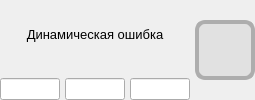
                  <widget class="QWidget" name="widget_crossingLimits_dynamicError" native="true">
                   <property name="sizePolicy">
                    <sizepolicy hsizetype="Maximum" vsizetype="Maximum">
                     <horstretch>0</horstretch>
                     <verstretch>0</verstretch>
                    </sizepolicy>
                   </property>
                   <layout class="QHBoxLayout" name="horizontalLayout_35">
                    <property name="spacing">
                     <number>5</number>
                    </property>
                    <property name="leftMargin">
                     <number>0</number>
                    </property>
                    <property name="topMargin">
                     <number>0</number>
                    </property>
                    <property name="rightMargin">
                     <number>0</number>
                    </property>
                    <property name="bottomMargin">
                     <number>0</number>
                    </property>
                    <item>
                     <widget class="QWidget" name="widget_crossingLimits_dynamicError_control" native="true">
                      <property name="sizePolicy">
                       <sizepolicy hsizetype="Maximum" vsizetype="Preferred">
                        <horstretch>0</horstretch>
                        <verstretch>0</verstretch>
                       </sizepolicy>
                      </property>
                      <layout class="QVBoxLayout" name="verticalLayout_49">
                       <property name="spacing">
                        <number>10</number>
                       </property>
                       <property name="leftMargin">
                        <number>0</number>
                       </property>
                       <property name="topMargin">
                        <number>0</number>
                       </property>
                       <property name="rightMargin">
                        <number>0</number>
                       </property>
                       <property name="bottomMargin">
                        <number>0</number>
                       </property>
                       <item>
                        <widget class="QLabel" name="label_crossingLimits_dynamicError">
                         <property name="sizePolicy">
                          <sizepolicy hsizetype="Preferred" vsizetype="Preferred">
                           <horstretch>0</horstretch>
                           <verstretch>0</verstretch>
                          </sizepolicy>
                         </property>
                         <property name="font">
                          <font>
                           <family>Segoe UI</family>
                           <pointsize>10</pointsize>
                          </font>
                         </property>
                         <property name="text">
                          <string>Динамическая ошибка</string>
                         </property>
                         <property name="alignment">
                          <set>Qt::AlignmentFlag::AlignCenter</set>
                         </property>
                        </widget>
                       </item>
                       <item>
                        <layout class="QHBoxLayout" name="horizontalLayout_crossingLimits_dynamicError_limits">
                         <property name="spacing">
                          <number>5</number>
                         </property>
                         <item>
                          <widget class="QLineEdit" name="lineEdit_crossingLimits_dynamicError_lowerLimit">
                           <property name="enabled">
                            <bool>true</bool>
                           </property>
                           <property name="sizePolicy">
                            <sizepolicy hsizetype="Maximum" vsizetype="Maximum">
                             <horstretch>0</horstretch>
                             <verstretch>0</verstretch>
                            </sizepolicy>
                           </property>
                           <property name="minimumSize">
                            <size>
                             <width>5</width>
                             <height>0</height>
                            </size>
                           </property>
                           <property name="maximumSize">
                            <size>
                             <width>60</width>
                             <height>16777215</height>
                            </size>
                           </property>
                           <property name="font">
                            <font>
                             <family>Segoe UI</family>
                             <pointsize>8</pointsize>
                            </font>
                           </property>
                           <property name="text">
                            <string/>
                           </property>
                           <property name="alignment">
                            <set>Qt::AlignmentFlag::AlignCenter</set>
                           </property>
                           <property name="readOnly">
                            <bool>true</bool>
                           </property>
                          </widget>
                         </item>
                         <item>
                          <widget class="QLineEdit" name="lineEdit_crossingLimits_dynamicError_value">
                           <property name="enabled">
                            <bool>true</bool>
                           </property>
                           <property name="minimumSize">
                            <size>
                             <width>5</width>
                             <height>0</height>
                            </size>
                           </property>
                           <property name="maximumSize">
                            <size>
                             <width>60</width>
                             <height>16777215</height>
                            </size>
                           </property>
                           <property name="font">
                            <font>
                             <family>Segoe UI</family>
                             <pointsize>8</pointsize>
                            </font>
                           </property>
                           <property name="text">
                            <string/>
                           </property>
                           <property name="alignment">
                            <set>Qt::AlignmentFlag::AlignCenter</set>
                           </property>
                           <property name="readOnly">
                            <bool>true</bool>
                           </property>
                          </widget>
                         </item>
                         <item>
                          <widget class="QLineEdit" name="lineEdit_crossingLimits_dynamicError_upperLimit">
                           <property name="enabled">
                            <bool>true</bool>
                           </property>
                           <property name="minimumSize">
                            <size>
                             <width>5</width>
                             <height>0</height>
                            </size>
                           </property>
                           <property name="maximumSize">
                            <size>
                             <width>60</width>
                             <height>16777215</height>
                            </size>
                           </property>
                           <property name="font">
                            <font>
                             <family>Segoe UI</family>
                             <pointsize>8</pointsize>
                            </font>
                           </property>
                           <property name="text">
                            <string/>
                           </property>
                           <property name="alignment">
                            <set>Qt::AlignmentFlag::AlignCenter</set>
                           </property>
                           <property name="readOnly">
                            <bool>true</bool>
                           </property>
                          </widget>
                         </item>
                        </layout>
                       </item>
                      </layout>
                     </widget>
                    </item>
                    <item>
                     <widget class="QWidget" name="widget_crossingLimits_dynamicError_limitStatusIndicator" native="true">
                      <property name="minimumSize">
                       <size>
                        <width>60</width>
                        <height>60</height>
                       </size>
                      </property>
                      <property name="maximumSize">
                       <size>
                        <width>60</width>
                        <height>60</height>
                       </size>
                      </property>
                      <property name="styleSheet">
                       <string notr="true">background: #E1E1E1;

Border: 4px solid #ADADAD ;
Border-radius: 10px;

</string>
                      </property>
                     </widget>
                    </item>
                   </layout>
                  </widget>
